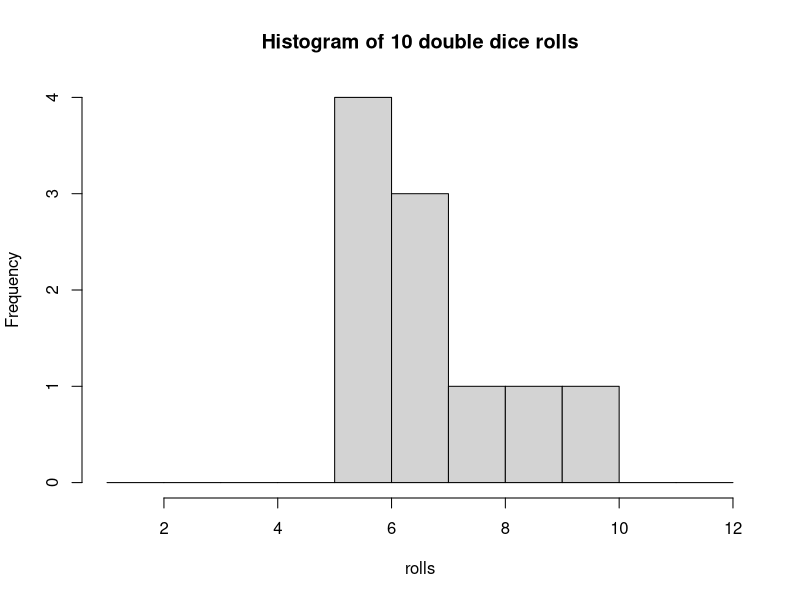
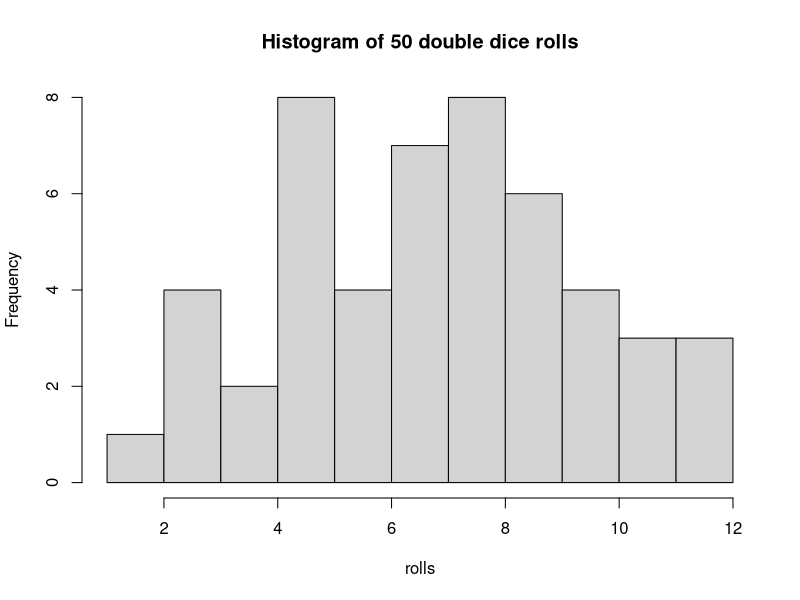
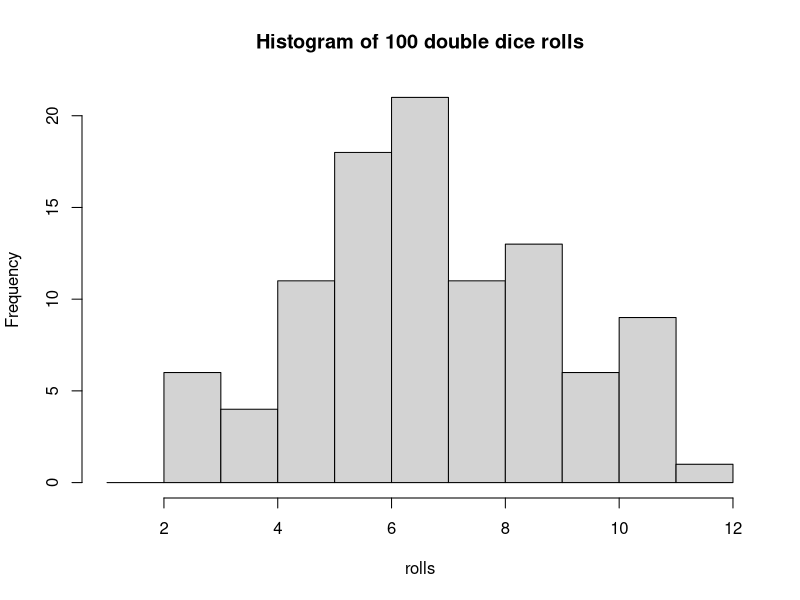
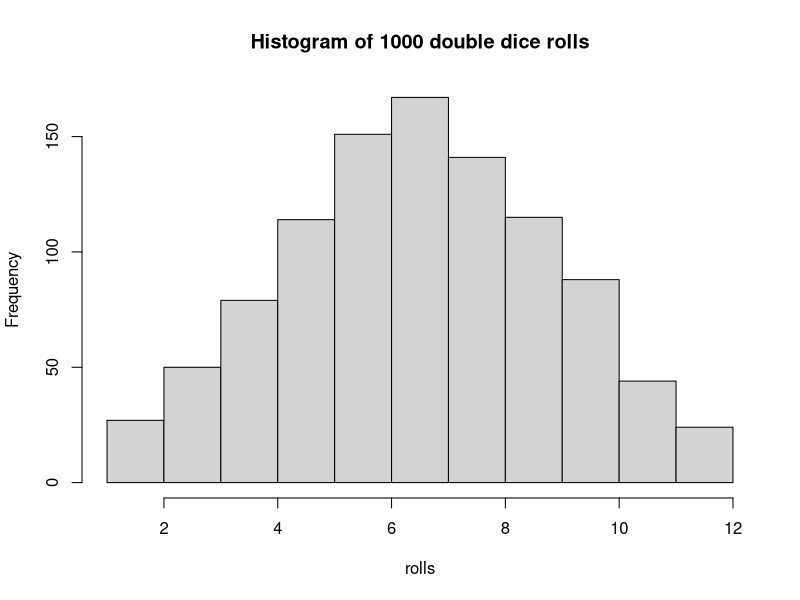
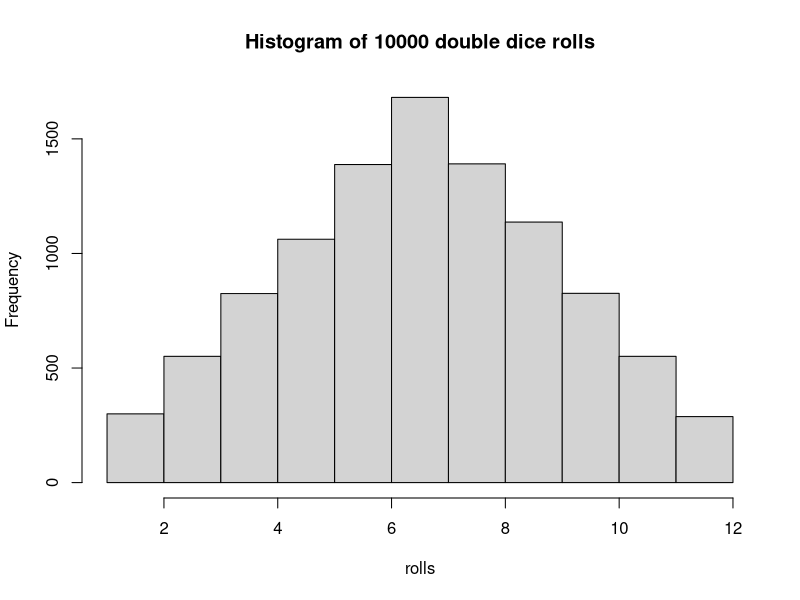

Reproduce these figures in R, in order.
###################################
###################################
########                   ########
########   Data Science 2  ########
########       Lab 1       ######## 
########  31st Jan. 2023   ########
########                   ########
###################################
###################################


## Welcome to this first lab. Here we  will learn the basics of R, an open-source programming language and software environment.



# On the right is the console. You can input code directly into the console line by line - you do not need to run an entire file. Try running a simple calculation in the console, like 5+9. Type it in and press enter. 

# You can also write code in this, the code editor, and run it from here. Try highlighting the following line and clicking 'Run':
12 * 4 - 6

# You can also press 'Ctrl (Cmd) + Enter' to run the code you have highlighted.

# Text beginning with a # sign is read as 'comment' and will not be evaluated by the console.
## Numbers (like 1.1, 2.3, etc) signify that I would like you to write a line a code in the code file and run it in the console

########################
####    Functions   ####
########################

# FUNCTIONS are commands that take in inputs and produce outputs. They mostly take in the inputs in brackets, like this:
sqrt(25)
exp(3)

# Often, functions take multiple inputs with different functions. Note how:
rep(3,4)
# produces a different output from
rep(4,3)
# If you can't remember in which order you have to input the arguments of a function, or if you just want to learn what a function does, you can type in ? followed by the function name in the console:
?rep

# Each argument has a name. By explicitely referring to these names when calling the function, we can avoid  any problems with order. For example:
rep(x=3, times=4)
rep(times=4, x=3)

# produce the same result, because we inputed the arguments by name using the 'argname = x' construction. When we don't use this construction, the function defaults each input to an argument according to a predefined order.

# OPERATORS are special functions that take only 2 arguments, and do not use brackets. Instead, you must input the two arguments on either side of the operator. Examples of operators include +, -,*,/, ^, %%, %/%, :, and there are many more which we will learn about soon.

########################
####     Objects    ####
########################

# Functions are one example of OBJECTS, which are stored within the main (global) ENVIRONMENT of the console. We can create new objects by using the 'assign' operator:

x <- 4

# You can now see in the 'Environment' tab below that the object 'x'  is stored with the value 4.

x*5

##############################################################
###    ADVANCED NOTE: the = operator can also be used      ###
###    to assign values to objects, like in Python.        ###
###    However, we conventionally use the = operator       ###
###    only for arguments in a function. The main          ###
###    difference is that '<-' always assigns within       ###
###    the global environment, while '=' assigns in        ###
###    the local environment.                              ###
##############################################################

# Objects can have different classes. For example:
class(x)

# We can also store text into an object, by surrounding it with quote marks:

"Hello" -> y
y
class (y)

# y is now a 'character' object (R does not use the term 'string')

# If we forget to use quote marks R will search for a stored object with that name and return an error if it doesn't find it:

'Salaam' -> y

# One final very important class of object is the 'logical' class, a.k.a. Boolean. 

####################################
####     Vectors and indices    ####
####################################

# YOu will have noticed that the console has always returned a [1] in front of it's output so far. This is because R has considered all these objects to be 'vectors' (in Python, this is the same thing as an array). Vectors are objects that can contain multiple elements. For example:

z <- 50:80
z

# The numbers in square brackets tell you the INDEX of the element to their right. The index is simply the position number of that element. You will notice that, unlike in Python, the first element of an object in R has the index number 1 and not 0. This is one of the most important syntatical differences between Python and R (if you think this is not a very important difference, you are correct. The two languages are very similar in syntax.)

# Vectors can be created from singular elements using the function c(), which stands for combine or concatenate.

my.vector <- c('this','is','a','vector')
my.vector
length(my.vector)
class(my.vector)

# You can use square brackets to isolate elements in a vector by putting their index between the brackets:
my.vector[1]
my.vector[4]
my.vector[2:4]
my.vector[c(1,4)]

### 1.1
# You can assign values to specific elements. Try writing a line of code below that changes the 4th element of my.vector to the word 'test'

my.vector[4] <- 'test'
### 1.2
# You can even assign values to elements of a vector that don't exist yet, thus creating them. Try assigning the word 'example' to the (as yet non-existant) 5th element of my.vector.
my.vector[5] <- 'example'
# Instead of indices, you can select elements of a vector using a logical vector of the same length, e.g.

my.vector[c(TRUE,TRUE,FALSE,FALSE,FALSE)]


####################################
####     Logical operators      ####
####################################

# LOGICAL OPERATORS are operators that return logical vectors of the same length as the left argument. Examples include '==', the equality operator (not to be confused with the single = which is an assignment operator), >, <, >=, <=, and != (the 'different from' operator).

# For example:
my.vector == 'is'
1:10 >= 5
1:10 %% 2 == 0    ## %% is the remainder operator, it returns the remainder when you divide the left argument by the right argument.

### 2.1
digits <- 0:10
# Using the least amount of code possible, write a line of code that returns only the odd values of the digits object.
digits %% 2 != 0
# Another important logical operator is the %in% operator. It tells you if the elements on the left are found in the elements on the right. E.G.
group1 <- c('Arthur', 'Fatima', 'Suleiman', 'Marco')
group2 <- c('Marco','Maria', 'Victor','Fatima', 'Antonio')
group1 %in% group2

## 2.2 
# intersect is a function which returns the elements that all of its arguments have in common. For example:
intersect(group1,group2)
# Write a line of code that replicates this output using only group1, group2, square brackets, and logical operators.
####################################
####     Writing functions      ####
####################################

# Functions can be written and stored as objects. e.g:
f1 <- function(x) x*2 + 1
# This function has only 1 argument, x. Try out this new function:
f1(3)
f1(7)
ex.vector <- c(2,7,4,24,13,8,12)
f1(ex.vector)

# You can write several lines of code in a function by enclosing all of the in curly brackets {}. The function 'return' can then specify what the output can be. For example:

f2 <- function(x,y){
  z = x %% y
  return(z == 0)
}

f2(8,9)
f2(14,7)

### 3.1 What is the purpose of function f2? Write in comments below.
#The function "f2" takes two numeric inputs "x" and "y", calculates the remainder of "x" divided by "y", assigns it to the variable "z", and returns a logical value indicating whether "z" is equal to 0.
### 3.2
# Based on the definition of the mean from today's lecture, write a function that calculates the mean of all of the elements of a vector. assign it to the object my.mean. You will find the functions 'sum' and 'length' useful here.
mean_function <- function(i){
  i <- sum(i)/length(i)
  return (i)
}
mean_function(ex.vector)
# compare your function to the native function in R. Does it produce the same results?
mean_function(ex.vector)
mean(ex.vector)

####################################
####      Randomness in R       ####
####################################

# There are several ways to generate randomness in R. The simplest function is 
?sample

#which randomly draws WITHOUT replacement from a specified vector. For example, to choose a number at random between 1 and 10:
sample(1:10, 1)
# You can run this several times and notice that you get a different answer each time. You can also sample several times at once
sample(1:10, 3)
# However, by default, sample won't let the same number repeat when you do this. This is called sampling without replacement, because it is as if, each time you pick out a number, it is now gone from the pool of possible numbers and has not been replaced.
# If you want to sample randomly between 1 and 10 20 times, each time choosing between all 10 numbers, you have to write:
sample(1:10, 20, replace = TRUE)

### 4.1
# Write a function that simulates the roll of 2 6-sided dice, where the argument x is the number of times you roll the 2 dice, and the output is a vector of length x, where each element corresponds to the sum of the two sides of the dice.
# HINT: one way to do this is to start by writing a function for a single 6-sided die, then create a new function that repeats the first function twice and adds up the result.

roll_dice <- function() {
  sample(1:6, 1)
}

roll_2d6 <- function(x) {
  results <- numeric(x)
  for (i in 1:x) {
    results[i] <- roll_dice() + roll_dice()
  }
  results
}

roll_2d6(5)
### 4.2
# Using the function hist, create histograms of the results of double dice rolls when you roll them 10 times, then 50, then 100, then 1000, then 10000. Use breaks=1:12 as an argument within the hist function. What do you notice? Write it in comments below your code.

# Define function to roll 2 6-sided dice
roll_2_dice <- function() {
  sum(sample(1:6, 2, replace = TRUE))
}

# Vector of number of times to roll the dice
n_rolls <- c(10, 50, 100, 1000, 10000)

# Loop over number of rolls and create histogram of double dice rolls
for (n in n_rolls) {
  rolls <- replicate(n, roll_2_dice())
  hist(rolls, breaks = 1:12, main = paste("Histogram of", n, "double dice rolls"))
}



# Another way to generate randomness is to sample from a pdf, which is a continuous distribution. The simplest pdf is the uniform function. The uniform function is a flat line bounded between 2 numbers. Because it is flat, the probability of drawing a sample from any interval of given width between the two bounds is the same as from any other interval of given width.

# The function runif(n, min,max) samples n times from a uniform function bounded between the values of min and max. For example, try
runif(5,0,1)

### 4.3
# Using runif, write a function that returns TRUE 22% of the time and FALSE 78% of the time

my_function <- function() {
  if(runif(1) <= 0.22) {
    return(TRUE)
  } else {
    return(FALSE)
  }
}


### 4.4
# Based on today's lecture about pdfs, what is the probability density for a uniform pdf bounded between 0 and 1 associated with all values of x between 0 and 1? Explain why.

#probability density of a uniform pdf for all values between 0 and 1 is equal to 1, as this is calculated by dividing 1 with the range between the minimum value and maximum value 1/(1-0) so that becomes 1/1 which equates to 1
### 4.5
# Similarly, what is the probability density for a uniform pdf bounded between 5 and 6 associated with all values of x between 5 and 6?
# The probability density here also is equal to 1
### 4.6
# What is the probability density for a uniform pdf bounded between 0 and 0.5 associated with all values of x between 0 and 0.5?
# The probability density here is 2 which is calculated by dividing 1/(0.5-0)
### 4.7
# What is the probability density for a uniform pdf bounded between 0 and 2 associated with all values of x between 0 and 2?
# The probability density here is 0.5 calculated by dividing 1/(2-0)
### 4.8
# run the following code:
dunif(0.5,0,1)
dunif(2,0,1)
dunif(0.2,0,0.5)
dunif(1.3,0,2)

# Based on the results of this code and your answers above, what can you conclude about the purpose of the dunif function?

# The dunif function computes the probability density function for any value given that the minimum and maximum values are provided.
